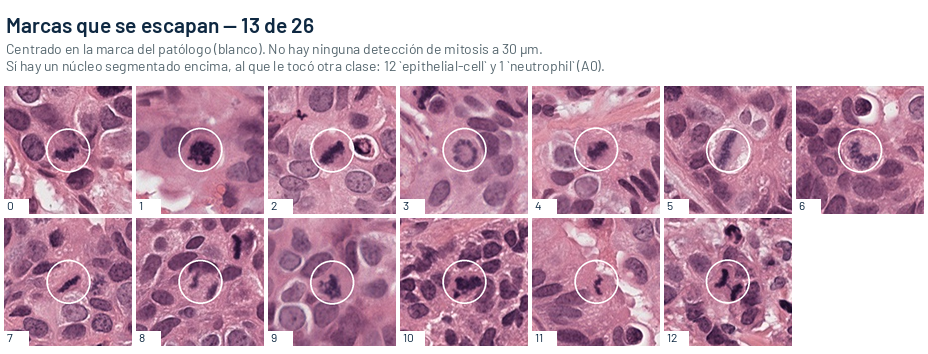
#> input picture sprints/B8_sprint8/presentacion_b8/assets/galeria_falladas.png, 928 x 354 px, given in place of figura_atencion_vs_anotaciones.png, which was not available
$ python prep_assets_atencion.py
#> lines starting #> are read from the running program, lines starting #| are printed output that depends on the picture; after the words box and inside, x2 and y2 are one past the last pixel; in counts of white or black regions, pixels touching at a corner belong together; pictures that were not available may be replaced by others from this repository, and a replacement may not be noted
#!/usr/bin/env python
"""prep_assets_atencion.py — recorta para el deck las dos figuras de `atencion_vs_patologo/`.

Las figuras originales se generaron para ARCHIVO, no para proyectar: traen los títulos de
matplotlib y, sobre todo, un hueco vertical de ~390 px entre las dos regiones de escaneo del
`.bif`. Puestas tal cual en una lámina, el tejido queda del tamaño de una moneda.

Acá se recortan SIN alterar el contenido: se quitan los títulos (pasan a ser texto nativo de
la lámina) y el aire muerto entre filas. Las dos regiones se conservan en la figura de los
mapas, porque esconder una de las dos sería esconder la trampa de lectura que la leyenda
obligatoria tiene que explicar (hallazgo F4 de la sexta pasada de la auditoría).

Salidas, todas en `assets/`:
  atencion_dos_regiones.png   los 4 paneles (atención | anotaciones) x (región 1 | región 2)
  mitosis_region_anotada.png  la región anotada con los 28 parches de mitosis en blanco
  mitosis_zoom.png            detalle del foco donde se concentran esos parches

Uso:
  PYTHONPATH=/media/administrador/Storage1/sdonoso/clam_testing2/.pylibs \
  /home/sdonoso/miniconda3/envs/clam_latest/bin/python \
    sprints/B8_sprint8/presentacion_b8/prep_assets_atencion.py
"""
import os

import numpy as np
from PIL import Image, ImageDraw

REPO = "/media/administrador/Storage1/sdonoso/clam_testing2/oncomets-ernesto"
SRC = os.path.join(REPO, "sprints/B8_sprint8/atencion_vs_patologo")
DST = os.path.join(REPO, "sprints/B8_sprint8/presentacion_b8/assets")

FIG_MAPAS = os.path.join(SRC, "figura_atencion_vs_anotaciones.png")
FIG_MITOSIS = os.path.join(SRC, "figura_mitosis_sobre_atencion.png")

# Cajas de los paneles, medidas sobre las figuras (perfil de filas y de columnas con umbral
# 245, las columnas medidas DENTRO de cada fila). Se dejan explícitas en vez de
# re-detectarlas: las figuras están congeladas desde el 31-jul y un detector automático es
# una fuente de sorpresas silenciosas al regenerar el deck.
MAPAS_FILAS = [(122, 745), (1135, 1759)]      # región 1 (arriba), región 2 (la anotada)
MAPAS_FILA_ANOTADA = (1135, 1759)             # solo la región donde caen las 163 marcas
MAPAS_COLS = [(96, 832), (1488, 2228)]        # atención, anotaciones
MITOSIS_REGION2 = (1171, 1847)                # la fila con las marcas
MITOSIS_COLS = (278, 1078)

SEP = 22                                       # aire entre paneles, en px
BLANCO = (255, 255, 255)
ROJO = (214, 39, 40)


def _grilla_paneles(im, filas, cols, sep=SEP):
    """Recompone los paneles en una grilla compacta, sin el aire muerto del original.

    La figura de archivo separa los paneles con cientos de píxeles en blanco, que en una
    lámina proyectada dejan el tejido del tamaño de una moneda."""
    pw = max(x1 - x0 for x0, x1 in cols)
    ph = max(y1 - y0 for y0, y1 in filas)
    out = Image.new("RGB", (pw * len(cols) + sep * (len(cols) - 1),
                            ph * len(filas) + sep * (len(filas) - 1)), BLANCO)
    for fi, (y0, y1) in enumerate(filas):
        for ci, (x0, x1) in enumerate(cols):
            out.paste(im.crop((x0, y0, x1, y1)), (ci * (pw + sep), fi * (ph + sep)))
    return out


def _foco_blancos(img, margen=34):
    """Caja del grupo más denso de parches de mitosis sobre el mapa de atención.

    Los 28 parches se pintaron blanco sólido encima del mapa de colores. Buscarlos por
    «blanco puro» a secas NO sirve: el fondo del lienzo también es casi blanco y aporta
    27 000 píxeles de ruido. Lo que los distingue es la VECINDAD: son los únicos blancos
    rodeados de píxeles muy saturados, porque están dentro del mapa de calor. Con eso
    quedan 11 grupos limpios."""
    from scipy.ndimage import uniform_filter  # noqa: PLC0415

    hsv = np.array(img.convert("HSV")).astype(float)
    S, V = hsv[:, :, 1], hsv[:, :, 2]
    blanco = (V > 250) & (S < 12)
    vecindad_saturada = uniform_filter((S > 90).astype(float), size=41)
    marcas = blanco & (vecindad_saturada > 0.25)
    ys, xs = np.nonzero(marcas)
    if len(ys) == 0:
        return None
    W, H = img.size
    lado = int(min(W, H) * 0.33)
    mejor, caja = -1, None
    for y0 in range(0, H - lado, 15):
        for x0 in range(0, W - lado, 15):
            n = int(((ys >= y0) & (ys < y0 + lado) & (xs >= x0) & (xs < x0 + lado)).sum())
            if n > mejor:
                mejor, caja = n, (x0, y0, x0 + lado, y0 + lado)
    # re-centrar sobre las marcas que caen dentro de esa ventana: la ventana ganadora suele
    # traer aire de un lado, y el detalle se lee mucho mejor ajustado.
    x0, y0, x1, y1 = caja
    dentro = (ys >= y0) & (ys < y1) & (xs >= x0) & (xs < x1)
    bx0, bx1 = int(xs[dentro].min()), int(xs[dentro].max())
    by0, by1 = int(ys[dentro].min()), int(ys[dentro].max())
    return (max(0, bx0 - margen), max(0, by0 - margen),
            min(W, bx1 + margen), min(H, by1 + margen))


def main():
    os.makedirs(DST, exist_ok=True)

    mapas = Image.open(FIG_MAPAS).convert("RGB")
#> mapas is the input picture: PIL image 928x354 RGB; mean R, G, B 200.7, 166.6, 184.9
    out = _grilla_paneles(mapas, MAPAS_FILAS, MAPAS_COLS)
#> in _grilla_paneles, `out = Image.new("RGB", (pw * len(cols) + sep * (len(cols) - 1), ph * l..`: out: PIL image 1502x1270 RGB; every value is 255
#> after the loop in _grilla_paneles, `for fi, (y0, y1) in enumerate(filas):`:
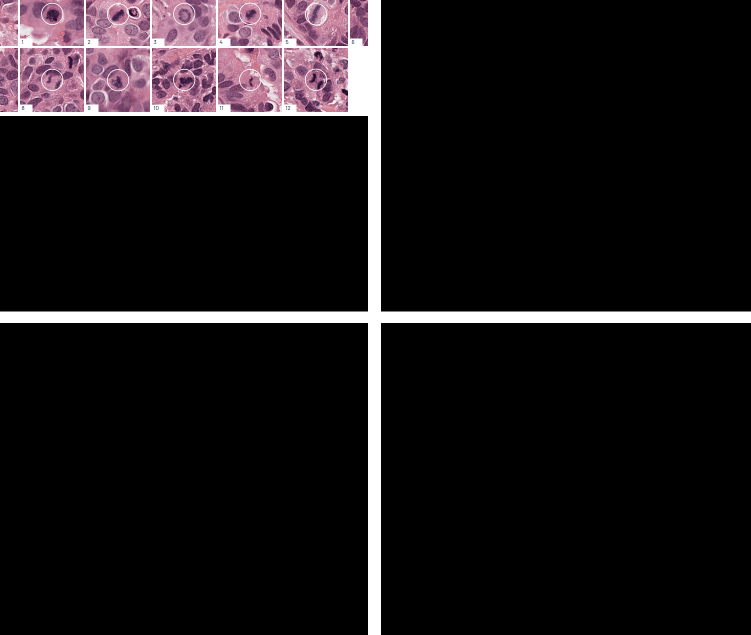
#> out: PIL image 1502x1270 RGB (shown at 1/2 size); mean R, G, B 25.4, 21.2, 23.5
    p = os.path.join(DST, "atencion_dos_regiones.png")
    out.save(p)
    print("  %-28s %s" % ("atencion_dos_regiones.png", out.size))
#|   atencion_dos_regiones.png    (1502, 1270)

    # Solo la región anotada. La grilla 2x2 de arriba tiene un problema de lectura que no se
    # arregla con leyenda: la fila de la región sin marcas muestra el mismo tejido y su panel
    # de anotaciones queda idéntico al de abajo pero vacío, así que se lee como una imagen
    # repetida. Y esa fila no aporta: las 163 marcas caen todas en la otra. Se proyecta esta,
    # que ocupa el doble de lado, y las dos regiones se cuentan en una línea de pie.
    solo = _grilla_paneles(mapas, [MAPAS_FILA_ANOTADA], MAPAS_COLS)
#> call 2 of _grilla_paneles, with sep = 22
#> in _grilla_paneles (call 2), `out = Image.new("RGB", (pw * len(cols) + sep * (len(cols) - 1), ph * l..`: out: PIL image 1502x624 RGB; every value is 255
#> after the loop in _grilla_paneles (call 2), `for fi, (y0, y1) in enumerate(filas):`:
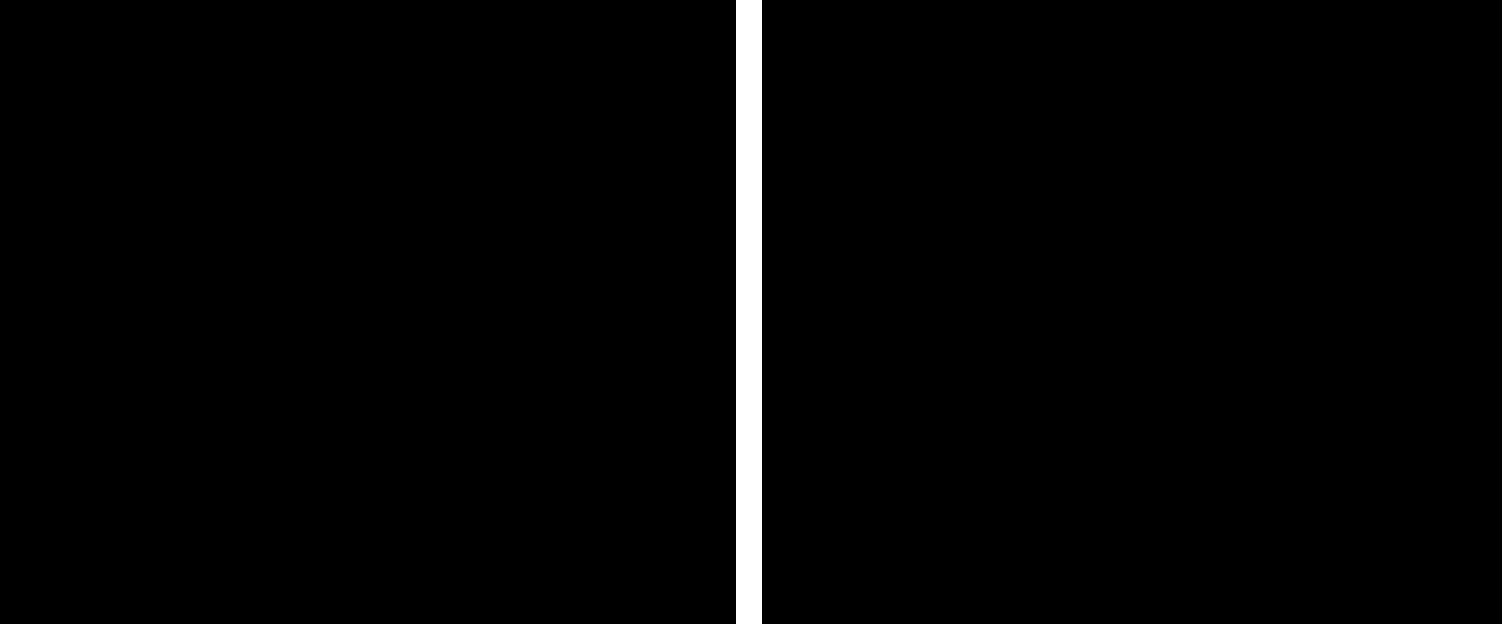
#> out: PIL image 1502x624 RGB; 1.7% white; 1 white region, box (x1, y1, x2, y2) and area: (736, 0, 762, 624) 16224
    solo.save(os.path.join(DST, "atencion_region_anotada.png"))
    print("  %-28s %s" % ("atencion_region_anotada.png", solo.size))
#|   atencion_region_anotada.png  (1502, 624)

    mit = Image.open(FIG_MITOSIS).convert("RGB")
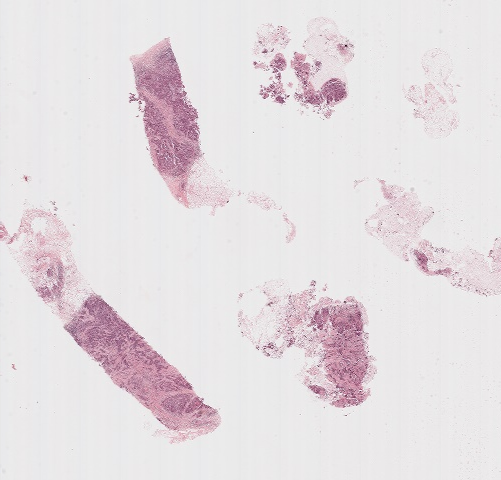
#> input picture sprints/B8_sprint8/presentacion_b8/assets/region0_129741.png, 501 x 480 px, given in place of figura_mitosis_sobre_atencion.png, which was not available
#> mit is the input picture: PIL image 501x480 RGB; mean R, G, B 229.3, 222.4, 225.6
    reg = mit.crop((MITOSIS_COLS[0], MITOSIS_REGION2[0], MITOSIS_COLS[1], MITOSIS_REGION2[1]))
#> reg: PIL image 800x676 RGB; every value is 0
    caja = _foco_blancos(reg)
#> in _foco_blancos, `hsv = np.array(img.convert("HSV")).astype(float)`: hsv: shape (676, 800, 3) float64; every value is 0
#> in _foco_blancos, `S, V = hsv[:, :, 1], hsv[:, :, 2]`: S: shape (676, 800) float64; every value is 0
#> in _foco_blancos, `blanco = (V > 250) & (S < 12)`: blanco: shape (676, 800) bool; every value is 0
#> in _foco_blancos, `ys, xs = np.nonzero(marcas)`: ys = empty array
    if caja:
        zoom = reg.crop(caja)
        zoom = zoom.resize((zoom.width * 3, zoom.height * 3), Image.LANCZOS)
        zoom.save(os.path.join(DST, "mitosis_zoom.png"))
        print("  %-28s %s  (de %s)" % ("mitosis_zoom.png", zoom.size, caja))
        d = ImageDraw.Draw(reg)
        d.rectangle(caja, outline=ROJO, width=5)
    reg.save(os.path.join(DST, "mitosis_region_anotada.png"))
    print("  %-28s %s" % ("mitosis_region_anotada.png", reg.size))
#|   mitosis_region_anotada.png   (800, 676)


if __name__ == "__main__":
    main()
